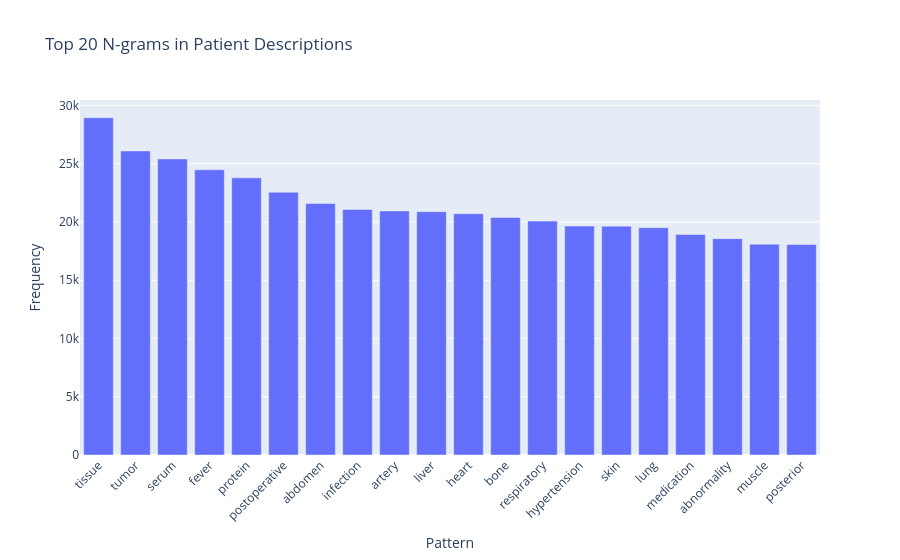

This figure's notebook cell:
### Code cell
clean_df = pd.read_parquet(CLEAN_OUT)
texts = clean_df['text_clean'].astype(str).tolist()

vectorizer = CountVectorizer(ngram_range=NGRAM_RANGE, min_df=MIN_DF, max_features=MAX_FEATURES, binary=True)  # max_features=MAX_FEATURES

tqdm.pandas(desc="Vectorizing text")

X = vectorizer.fit_transform(texts)

sum_words = X.sum(axis=0)
words_freq = [(word, sum_words[0, idx]) for word, idx in vectorizer.vocabulary_.items()] # get word frequencies
words_freq = sorted(words_freq, key=lambda x: x[1], reverse=True) # sort by frequency, key=lambda x: x[1] makes sure we sort by frequency

pattern_df = pd.DataFrame(words_freq, columns=['Pattern', 'Frequency'])
pattern_df.to_csv('outputs/freq_terms.csv', index=False)
top_patterns = pattern_df.head(20)

import plotly.express as px

fig = px.bar(top_patterns, x='Pattern', y='Frequency', title='Top 20 N-grams in Patient Descriptions')
fig.update_layout(xaxis_tickangle=-45)
fig.show()

### Figure 1 — Plotly figure (JSON) as saved in the notebook; plotly's stock layout.template omitted (floating-point values rounded to 4 significant figures)
{"data": [{"hovertemplate": "Pattern=%{x}<br>Frequency=%{y}<extra></extra>", "legendgroup": "", "marker": {"color": "#636efa", "pattern": {"shape": ""}}, "name": "", "orientation": "v", "showlegend": false, "textposition": "auto", "type": "bar", "x": ["tissue", "tumor", "serum", "fever", "protein", "postoperative", "abdomen", "infection", "artery", "liver", "heart", "bone", "respiratory", "hypertension", "skin", "lung", "medication", "abnormality", "muscle", "posterior"], "xaxis": "x", "y": [28949, 26101, 25413, 24480, 23792, 22558, 21590, 21081, 20945, 20889, 20713, 20390, 20078, 19653, 19645, 19514, 18928, 18573, 18099, 18064], "yaxis": "y"}], "layout": {"barmode": "relative", "legend": {"tracegroupgap": 0}, "title": {"text": "Top 20 N-grams in Patient Descriptions"}, "xaxis": {"anchor": "y", "domain": [0, 1], "tickangle": -45, "title": {"text": "Pattern"}}, "yaxis": {"anchor": "x", "domain": [0, 1], "title": {"text": "Frequency"}}}}
